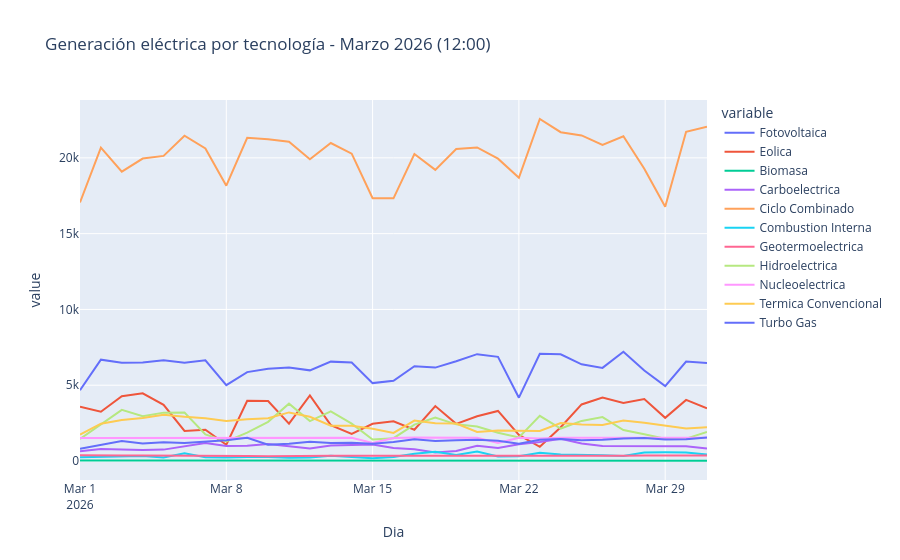

The notebook cell saved with this chart:
### Code cell
import plotly.express as px

fig = px.line(
    df_filtrado,
    x="Dia",
    y=[
        "Fotovoltaica",
        "Eolica",
        "Biomasa",
        "Carboelectrica",
        "Ciclo Combinado",
        "Combustion Interna",
        "Geotermoelectrica",
        "Hidroelectrica",
        "Nucleoelectrica",
        "Termica Convencional",
        "Turbo Gas"
    ],
    title="Generación eléctrica por tecnología - Marzo 2026 (12:00)"
)

fig.show()
